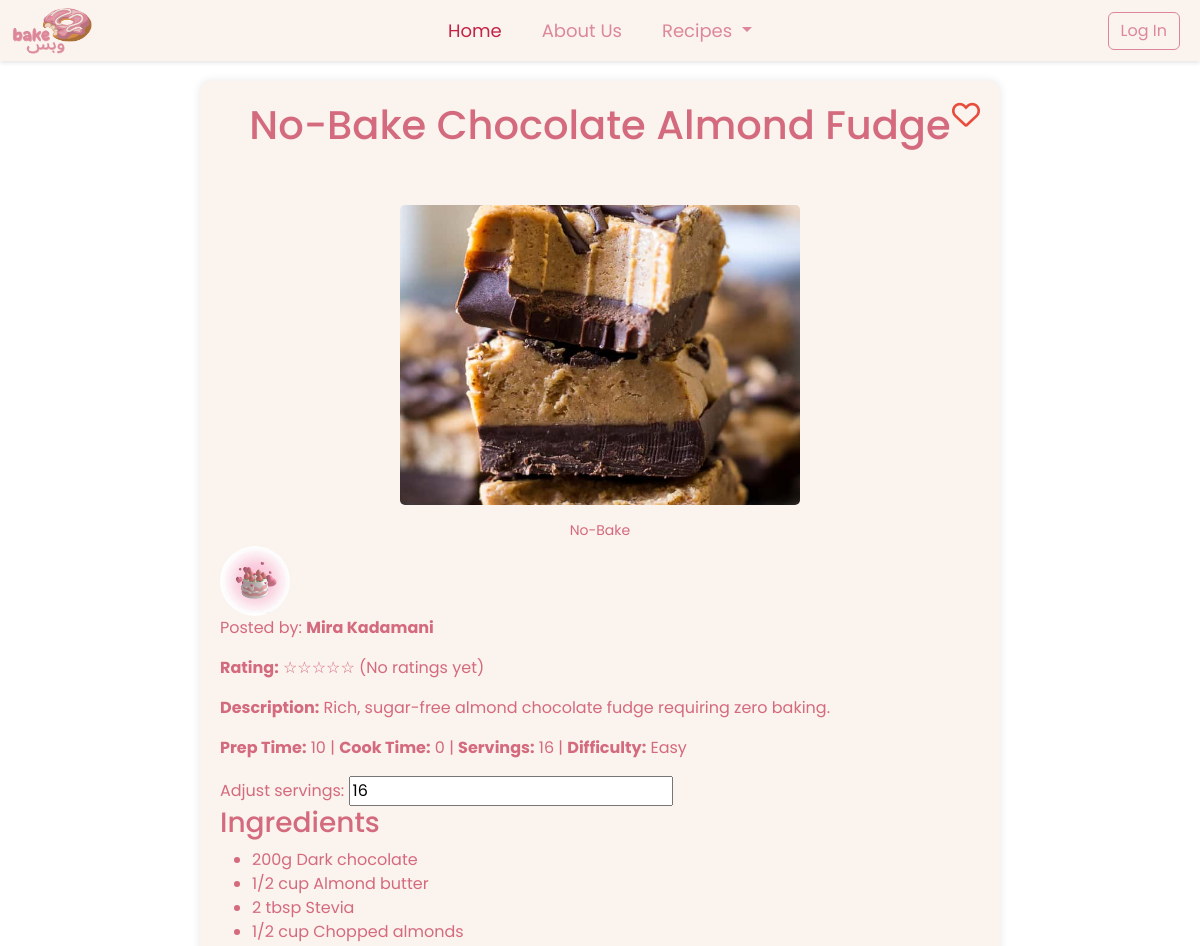
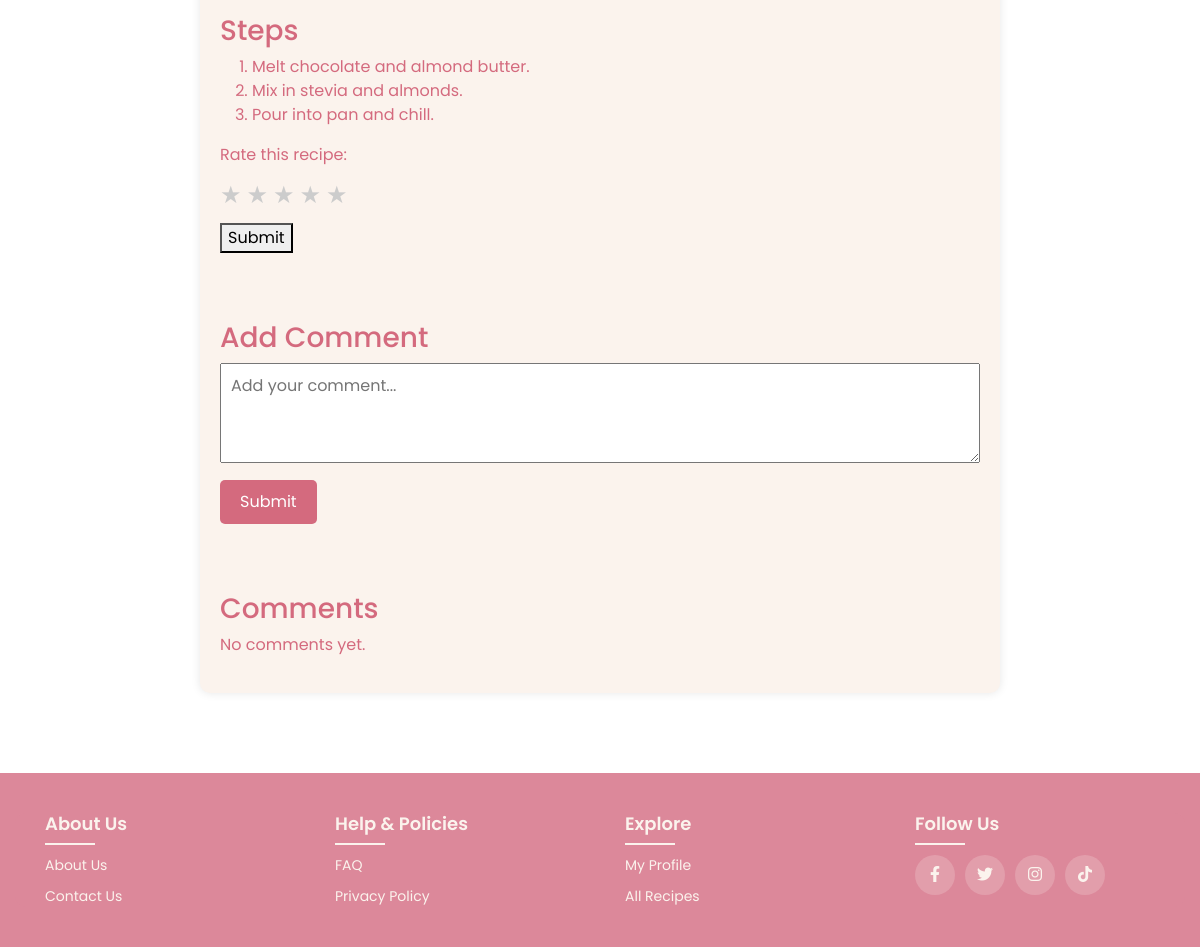
The app's page /individual-recipes.php?id=179 with its own data (2 pictures, top to bottom).
### tables this page shows
CREATE TABLE `recipe` (
  `id` int(11) NOT NULL,
  `name` varchar(255) NOT NULL,
  `description` text DEFAULT NULL,
  `category` varchar(100) NOT NULL,
  `prep_time` int(11) DEFAULT NULL,
  `cook_time` int(11) DEFAULT NULL,
  `servings` int(11) DEFAULT NULL,
  `difficulty` enum('Easy','Medium','Hard') NOT NULL DEFAULT 'Easy',
  `image` varchar(255) DEFAULT NULL,
  `ingredients` text DEFAULT NULL,
  `steps` text DEFAULT NULL,
  `user` varchar(255) DEFAULT NULL,
  `created_at` timestamp NOT NULL DEFAULT current_timestamp(),
  `user_id` int(11) NOT NULL
);

CREATE TABLE `users` (
  `user_id` int(11) NOT NULL,
  `username` varchar(50) NOT NULL,
  `email` varchar(100) NOT NULL,
  `password_hash` varchar(255) NOT NULL,
  `profile_picture` varchar(255) DEFAULT 'images/default.png',
  `bio` varchar(270) DEFAULT 'No bio yet',
  `hobbies` varchar(150) DEFAULT 'Still looking for new hobbies...',
  `Userrole` varchar(8) DEFAULT 'Baker'
);

### individual-recipes.php (the view, shortened to what this page needs)
<?php
    include 'individualrecipe.php';
    $isLoggedIn = isset($_SESSION['user_id']);
    $user_id = $_SESSION['user_id'];
    $recipe_id = $_GET['id'];
    $query = "SELECT * FROM recipe WHERE id = :id";
    $stmt = $con->prepare($query);
    $stmt->bindParam(':id', $recipe_id, PDO::PARAM_INT);
    $stmt->execute();
    $recipe = $stmt->fetch(PDO::FETCH_ASSOC);
    $userQuery = $con->prepare("SELECT username, profile_picture FROM users WHERE user_id = ?");
    $userQuery->execute([$recipe['user_id']]);
    $userInfo = $userQuery->fetch();
    $ingredients = json_decode($recipe['ingredients'], true);
    $steps = json_decode($recipe['steps'], true);
    $ratingQuery = $con->prepare("SELECT AVG(rating) AS avg_rating FROM reviews WHERE recipe_id = ?");
    $ratingQuery->execute([$recipe_id]);
    $ratingResult = $ratingQuery->fetch();
    function checkIfFavorited($user_id, $recipe_id, $con) {
        $stmt = $con->prepare("SELECT * FROM favorites WHERE user_id = :user_id AND recipe_id = :recipe_id");
        $stmt->bindParam(':user_id', $user_id, PDO::PARAM_INT);
        $stmt->bindParam(':recipe_id', $recipe_id, PDO::PARAM_INT);
        $stmt->execute();
        return $stmt->rowCount() > 0;
    }
    $isFavorited = checkIfFavorited($user_id, $recipe_id, $con);
?>
<!DOCTYPE html>
<html lang="en">
<head>
    <link href="https://cdn.jsdelivr.net/npm/bootstrap@5.3.2/dist/css/bootstrap.min.css" rel="stylesheet">
    <link rel="stylesheet" href="https://cdnjs.cloudflare.com/ajax/libs/font-awesome/6.0.0/css/all.min.css">
</head>
<body>
    <nav class="navbar custom-navbar sticky-top">
        <div class="container-fluid">
            <a class="navbar-brand" href="#">
                <img src="images/final.png" alt="Website Logo" width="80" height="50" class="d-inline-block align-text-top">
            </a>
            <ul class="navbar-nav d-flex flex-row">
                <li class="nav-item me-3">
                    <a class="nav-link active" aria-current="page" href="index.php">Home</a>
                </li>
                <li class="nav-item me-3">
                    <a class="nav-link" href="about us.php">About Us</a>
                </li>
                <li class="nav-item dropdown me-3">
                    <a class="nav-link dropdown-toggle" href="#" role="button" data-bs-toggle="dropdown" aria-expanded="false">
                        Recipes
                    </a>
                </li>
            </ul>
            <div class="d-flex">
                <?php if (!$isLoggedIn): ?>
                    <button class="btn btn-outline-danger me-2" onclick="window.location.href='login.php'">Log In</button>
                <?php endif; ?>
            </div>
        </div>
    </nav>
    <div class="container">
        <i class="<?php echo $isFavorited ? 'fa-solid' : 'fa-regular'; ?> fa-heart favorite-heart" id="favoriteHeart" onclick="toggleFavorite()"></i>
        <div class="recipe-header">
            <h1><?= htmlspecialchars($recipe['name'] ?? 'No Name Available') ?></h1>
            <br></br>
            <img src="images/<?= htmlspecialchars($recipe['image'] ?? 'default.jpg') ?>" alt="Recipe Image" class="recipe-img" style="width: 400px; height: 300px; object-fit: cover;">
            <div class="categories">
                <?php
                $categories = explode(',', $recipe['category'] ?? '');
                $categories = array_unique($categories);
                foreach ($categories as $category) {
                    echo '<div class="category">' . htmlspecialchars(trim($category)) . '</div>';
                }
                ?>
            </div>
        </div>
        <div class="user-info">
            <img src="<?= htmlspecialchars($userInfo['profile_picture'] ?? 'default.png') ?>" alt="User Picture" class="user-pic">
            <p>Posted by: <strong><?= htmlspecialchars($userInfo['username'] ?? 'Unknown User') ?></strong></p>
        </div>
        <?php
            $averageRating = $ratingResult['avg_rating'];
            echo '<p><strong>Rating:</strong> ';
            if ($averageRating) {
                $roundedRating = round($averageRating);
                for ($i = 1; $i <= 5; $i++) {
                    echo ($i <= $roundedRating) ? '★' : '☆';
                }
                echo " (" . number_format($averageRating, 1) . " / 5)";
            } else {
                echo str_repeat('☆', 5);
                echo " (No ratings yet)";
            }
            echo '</p>';
        ?>
        <p><strong>Description:</strong> <?= htmlspecialchars($recipe['description']) ?></p>
        <p><strong>Prep Time:</strong> <?= htmlspecialchars($recipe['prep_time']) ?> | <strong>Cook Time:</strong>  <?= htmlspecialchars($recipe['cook_time']) ?> | <strong>Servings:</strong> <?= htmlspecialchars($recipe['servings']) ?> | <strong>Difficulty:</strong> <?= htmlspecialchars($recipe['difficulty']) ?></p>
        <div class="serving-calculator">
            <label for="servingInput">Adjust servings:</label>
            <input type="number" id="servingInput" value=<?= htmlspecialchars($recipe['servings']) ?> min="1" onchange="adjustIngredients()">
        </div>
        <h3>Ingredients</h3>
        <ul id="ingredients-list">
            <?php
            foreach ($ingredients as $ingredient) {
                echo "<li id=\"ingredient-" . htmlspecialchars($ingredient['ingredient']) . "\" data-quantity=\"" . htmlspecialchars($ingredient['quantity']) . "\">" . htmlspecialchars($ingredient['quantity']) . " " . htmlspecialchars($ingredient['ingredient']) . "</li>";
            }
            ?>
        </ul>
        <h3>Steps</h3>
        <ol id="steps-list">
            <?php
            foreach ($steps as $step) {
                echo "<li>" . htmlspecialchars($step) . "</li>";
            }
            ?>
        </ol>
        <div class="user-rating">
                    <form method="post" action="">
                        <label for="rating">Rate this recipe:</label>
                        <div class="star-rating">
                            <?php for ($i = 1; $i <= 5; $i++): ?>
                                <span class="star" data-value="<?= $i ?>" onclick="setRating(<?= $i ?>)">
                                    ★
                                </span>
                            <?php endfor; ?>
                        </div>
                        <button type="submit" name="submit_rating">Submit</button>
                    </form>
                </div>
                <div class="discussion-section">
                <br></br>
                <h3>Add Comment</h3>
                <form method="POST" action="individual-recipes.php?id=<?php echo $recipe_id; ?>" style="margin-bottom: 20px;">
                    <textarea name="comment" placeholder="Add your comment..." required
                        style="width: 100%; height: 100px; padding: 10px; font-size: 16px; resize: vertical;"></textarea>
                    <button type="submit"
                        style="margin-top: 10px; padding: 10px 20px; font-size: 16px; display: block;">Submit</button>
                </form>
                <br></br>
                <h3>Comments</h3>
                <div id="commentsList">
                    <?php
                    $hasComments = false;
                    if (!$hasComments) {
                        echo '<p>No comments yet.</p>';
                    }
                    ?>
                </div>
            </div>
        </div>
</body>
    <footer class="footer">
        <div class="container">
            <div class="row">
                <div class="footer-col">
                    <h4>About Us</h4>
                    <ul>
                        <li><a href="about us.php">About us</a></li>
                        <li><a href="contactUs.php">Contact us</a></li>
                    </ul>
                </div>
                <div class="footer-col">
                    <h4>Help & Policies</h4>
                    <ul>
                        <li><a href="#faqpage.php">FAQ</a></li>
                        <li><a href="privacy.php">Privacy Policy</a></li>
                    </ul>
                </div>
                <div class="footer-col">
                    <h4>Explore</h4>
                    <ul>
                        <li><a href="profile page.php">My Profile</a></li>
                        <li><a href="recipes.php">All Recipes</a></li>
                    </ul>
                </div>
                <div class="footer-col">
                    <h4>Follow Us</h4>
                    <div class="social-links">
                        <a href="#"><i class="fab fa-facebook-f"></i></a>
                        <a href="#"><i class="fab fa-twitter"></i></a>
                        <a href="#"><i class="fab fa-instagram"></i></a>
                        <a href="#"><i class="fab fa-tiktok"></i></a>
                    </div>
                </div>
            </div>
        </div>
    </footer>
</html>

### individual-recipes.php (style rules this page uses)
body { background-image: url('https://i.pinimg.com/736x/ec/88/01/ec88011e4d940a6fbfde37d59b58b85b.jpg'); background-size: cover; font-family: 'Poppins', sans-serif; color: #d46a7e; margin: 0; padding: 0; }
.container { background: #fbf3ed; padding: 20px; border-radius: 10px; max-width: 800px; margin: 20px auto; box-shadow: 0 0 10px rgba(0, 0, 0, 0.1); position: relative; }
.custom-navbar { font-family: 'Poppins', sans-serif; font-size: 20px; background-color: #fbf3ed !important; box-shadow: 0 2px 4px rgba(0, 0, 0, 0.1); z-index: 1000; padding: 0; }
.custom-navbar.sticky-top { position: sticky; top: 0; }
.custom-navbar .navbar-nav .nav-link { color: #dc889a !important; font-size: 18px; padding: 8px 12px; transition: color 0.3s ease; }
.custom-navbar .navbar-nav .nav-link.active, .custom-navbar .navbar-nav .nav-link:hover { color: #c42348 !important; }
.custom-navbar .navbar-brand { color: #dc889a !important; font-size: 18px; margin-left: 0; }
.btn-outline-danger { border-color: #dc889a; color: #dc889a; transition: all 0.3s ease; }
.recipe-header { text-align: center; }
.recipe-img { width: 30%; border-radius: 5px; }
.categories { text-align: center; margin-top: 10px; display: flex; flex-wrap: wrap; gap: 10px; justify-content: center; }
.category { background: #fbf3ed; padding: 5px 10px; border-radius: 5px; font-size: 14px; }
.favorite-heart { font-size: 28px; color: #e74c3c; cursor: pointer; transition: color 0.3s; position: absolute; top: 20px; right: 20px; }
.rating-section, .discussion-section { margin-top: 20px; }
.star-rating { display: flex; gap: 5px; margin: 10px 0; }
.star { cursor: pointer; font-size: 24px; color: #ccc; }
.discussion-section button { padding: 10px 20px; background: #d46a7e; color: #fff; border: none; border-radius: 5px; cursor: pointer; }
.user-info img { width: 70px; height: 70px; border-radius: 50%; object-fit: cover; }
.footer { background-color: #dc889a; padding: 40px 0; font-family: 'Poppins', sans-serif; margin-top: 80px; color: #fbf3ed; }
.footer .container { background-color: #dc889a; max-width: 1170px; margin: auto; padding: 0 15px; box-shadow: none; border: none; }
.footer .row { display: flex; flex-wrap: wrap; justify-content: space-between; gap: 20px; margin: 0; padding: 0; }
.footer-col { flex: 1; min-width: 200px; padding: 0 15px; }
.footer-col h4 { font-size: 18px; color: #fbf3ed; text-transform: capitalize; margin-bottom: 20px; font-weight: 600; position: relative; }
.footer-col h4::before { content: ''; position: absolute; left: 0; bottom: -10px; background-color: #fbf3ed; height: 2px; box-sizing: border-box; width: 50px; }
.footer-col ul { list-style: none; padding-left: 0; margin: 0; }
.footer-col ul li:not(:last-child) { margin-bottom: 10px; }
.footer-col ul li a { font-size: 14px; text-transform: capitalize; color: #fbf3ed; text-decoration: none; font-weight: 400; display: block; transition: all 0.3s ease; }
.footer-col .social-links { display: flex; gap: 10px; }
.footer-col .social-links a { display: inline-block; height: 40px; width: 40px; background-color: rgba(251, 243, 237, 0.2); text-align: center; line-height: 40px; border-radius: 50%; color: #fbf3ed; transition: all 0.5s ease; }

### records on screen
recipe: name "No-Bake Chocolate Almond Fudge", image (picture), category "No-Bake", description "Rich, sugar-free almond chocolate fudge requiring zero baking.", prep_time "10", cook_time "0", servings "16", difficulty "Easy", steps "Melt chocolate and almond butter.", steps "Mix in stevia and almonds.", steps "Pour into pan and chill."
users: profile_picture (placeholder picture), username "Mira Kadamani"

### other values on screen
str_repeat('☆', 5) "☆☆☆☆☆"
$ingredient['quantity'] "200g"
$ingredient['ingredient'] "Dark chocolate"
$ingredient['quantity'] "1/2 cup"
$ingredient['ingredient'] "Almond butter"
$ingredient['quantity'] "2 tbsp"
$ingredient['ingredient'] "Stevia"
$ingredient['ingredient'] "Chopped almonds"
